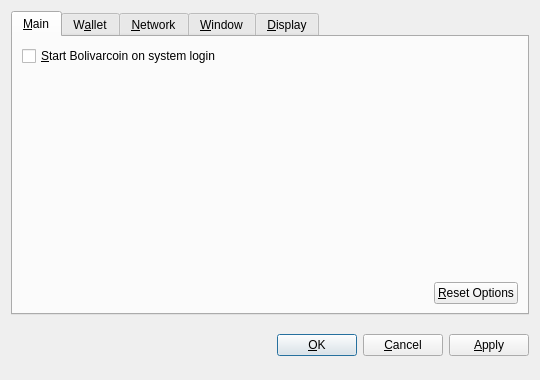
<?xml version="1.0" encoding="UTF-8"?>
<ui version="4.0">
 <class>OptionsDialog</class>
 <widget class="QDialog" name="OptionsDialog">
  <property name="geometry">
   <rect>
    <x>0</x>
    <y>0</y>
    <width>540</width>
    <height>380</height>
   </rect>
  </property>
  <property name="windowTitle">
   <string>Options</string>
  </property>
  <property name="modal">
   <bool>true</bool>
  </property>
  <layout class="QVBoxLayout" name="verticalLayout">
   <item>
    <widget class="QTabWidget" name="tabWidget">
     <property name="tabPosition">
      <enum>QTabWidget::North</enum>
     </property>
     <property name="currentIndex">
      <number>0</number>
     </property>
     <widget class="QWidget" name="tabMain">
      <attribute name="title">
       <string>&amp;Main</string>
      </attribute>
      <layout class="QVBoxLayout" name="verticalLayout_Main">
       <item>
        <widget class="QCheckBox" name="bitcoinAtStartup">
         <property name="toolTip">
          <string>Automatically start Bolivarcoin after logging in to the system.</string>
         </property>
         <property name="text">
          <string>&amp;Start Bolivarcoin on system login</string>
         </property>
        </widget>
       </item>
       <item>
        <spacer name="verticalSpacer_Main">
         <property name="orientation">
          <enum>Qt::Vertical</enum>
         </property>
         <property name="sizeHint" stdset="0">
          <size>
           <width>20</width>
           <height>40</height>
          </size>
         </property>
        </spacer>
       </item>
       <item>
        <layout class="QHBoxLayout" name="horizontalLayout_2_Main">
         <item>
          <spacer name="horizontalSpacer_2_Main">
           <property name="orientation">
            <enum>Qt::Horizontal</enum>
           </property>
           <property name="sizeHint" stdset="0">
            <size>
             <width>40</width>
             <height>20</height>
            </size>
           </property>
          </spacer>
         </item>
         <item>
          <widget class="QPushButton" name="resetButton">
           <property name="toolTip">
            <string>Reset all client options to default.</string>
           </property>
           <property name="text">
            <string>&amp;Reset Options</string>
           </property>
           <property name="autoDefault">
            <bool>false</bool>
           </property>
          </widget>
         </item>
        </layout>
       </item>
      </layout>
     </widget>
     <widget class="QWidget" name="tabWallet">
      <attribute name="title">
       <string>W&amp;allet</string>
      </attribute>
      <layout class="QVBoxLayout" name="verticalLayout_Network">
       <item>
        <widget class="QLabel" name="transactionFeeInfoLabel">
         <property name="text">
          <string>Optional transaction fee per kB that helps make sure your transactions are processed quickly. Most transactions are 1 kB.</string>
         </property>
         <property name="textFormat">
          <enum>Qt::PlainText</enum>
         </property>
         <property name="wordWrap">
          <bool>true</bool>
         </property>
        </widget>
       </item>
       <item>
        <layout class="QHBoxLayout" name="horizontalLayout_1_Main">
         <item>
          <widget class="QLabel" name="transactionFeeLabel">
           <property name="text">
            <string>Pay transaction &amp;fee</string>
           </property>
           <property name="textFormat">
            <enum>Qt::PlainText</enum>
           </property>
           <property name="buddy">
            <cstring>transactionFee</cstring>
           </property>
          </widget>
         </item>
         <item>
          <widget class="BitcoinAmountField" name="transactionFee"/>
         </item>
         <item>
          <spacer name="horizontalSpacer_1_Main">
           <property name="orientation">
            <enum>Qt::Horizontal</enum>
           </property>
           <property name="sizeHint" stdset="0">
            <size>
             <width>40</width>
             <height>20</height>
            </size>
           </property>
          </spacer>
         </item>
        </layout>
       </item>
       <item>
        <widget class="QLabel" name="label">
         <property name="text">
          <string>If you disable the spending of unconfirmed change, the change from a transaction cannot be used until that transaction has at least one confirmation. This also affects how your balance is computed.</string>
         </property>
         <property name="wordWrap">
          <bool>true</bool>
         </property>
        </widget>
       </item>
       <item>
        <widget class="QCheckBox" name="spendZeroConfChange">
         <property name="text">
          <string>Spend unconfirmed change  (experts only)</string>
         </property>
        </widget>
       </item>
       <item>
        <spacer name="verticalSpacer">
         <property name="orientation">
          <enum>Qt::Vertical</enum>
         </property>
         <property name="sizeHint" stdset="0">
          <size>
           <width>20</width>
           <height>40</height>
          </size>
         </property>
        </spacer>
       </item>
      </layout>
     </widget>
     <widget class="QWidget" name="tabNetwork">
      <attribute name="title">
       <string>&amp;Network</string>
      </attribute>
      <layout class="QVBoxLayout" name="verticalLayout_Network">
       <item>
        <widget class="QCheckBox" name="mapPortUpnp">
         <property name="toolTip">
          <string>Automatically open the Bolivarcoin client port on the router. This only works when your router supports UPnP and it is enabled.</string>
         </property>
         <property name="text">
          <string>Map port using &amp;UPnP</string>
         </property>
        </widget>
       </item>
       <item>
        <widget class="QCheckBox" name="connectSocks">
         <property name="toolTip">
          <string>Connect to the Bolivarcoin network through a SOCKS proxy (e.g. when connecting through Tor).</string>
         </property>
         <property name="text">
          <string>&amp;Connect through SOCKS proxy:</string>
         </property>
        </widget>
       </item>
       <item>
        <layout class="QHBoxLayout" name="horizontalLayout_Network">
         <item>
          <widget class="QLabel" name="proxyIpLabel">
           <property name="text">
            <string>Proxy &amp;IP:</string>
           </property>
           <property name="textFormat">
            <enum>Qt::PlainText</enum>
           </property>
           <property name="buddy">
            <cstring>proxyIp</cstring>
           </property>
          </widget>
         </item>
         <item>
          <widget class="QValidatedLineEdit" name="proxyIp">
           <property name="maximumSize">
            <size>
             <width>140</width>
             <height>16777215</height>
            </size>
           </property>
           <property name="toolTip">
            <string>IP address of the proxy (e.g. 127.0.0.1)</string>
           </property>
          </widget>
         </item>
         <item>
          <widget class="QLabel" name="proxyPortLabel">
           <property name="text">
            <string>&amp;Port:</string>
           </property>
           <property name="textFormat">
            <enum>Qt::PlainText</enum>
           </property>
           <property name="buddy">
            <cstring>proxyPort</cstring>
           </property>
          </widget>
         </item>
         <item>
          <widget class="QLineEdit" name="proxyPort">
           <property name="maximumSize">
            <size>
             <width>55</width>
             <height>16777215</height>
            </size>
           </property>
           <property name="toolTip">
            <string>Port of the proxy (e.g. 9050)</string>
           </property>
          </widget>
         </item>
         <item>
          <widget class="QLabel" name="socksVersionLabel">
           <property name="text">
            <string>SOCKS &amp;Version:</string>
           </property>
           <property name="textFormat">
            <enum>Qt::PlainText</enum>
           </property>
           <property name="buddy">
            <cstring>socksVersion</cstring>
           </property>
          </widget>
         </item>
         <item>
          <widget class="QValueComboBox" name="socksVersion">
           <property name="toolTip">
            <string>SOCKS version of the proxy (e.g. 5)</string>
           </property>
          </widget>
         </item>
         <item>
          <spacer name="horizontalSpacer_Network">
           <property name="orientation">
            <enum>Qt::Horizontal</enum>
           </property>
           <property name="sizeHint" stdset="0">
            <size>
             <width>40</width>
             <height>20</height>
            </size>
           </property>
          </spacer>
         </item>
        </layout>
       </item>
       <item>
        <spacer name="verticalSpacer_Network">
         <property name="orientation">
          <enum>Qt::Vertical</enum>
         </property>
         <property name="sizeHint" stdset="0">
          <size>
           <width>20</width>
           <height>40</height>
          </size>
         </property>
        </spacer>
       </item>
      </layout>
     </widget>
     <widget class="QWidget" name="tabWindow">
      <attribute name="title">
       <string>&amp;Window</string>
      </attribute>
      <layout class="QVBoxLayout" name="verticalLayout_Window">
       <item>
        <widget class="QCheckBox" name="minimizeToTray">
         <property name="toolTip">
          <string>Show only a tray icon after minimizing the window.</string>
         </property>
         <property name="text">
          <string>&amp;Minimize to the tray instead of the taskbar</string>
         </property>
        </widget>
       </item>
       <item>
        <widget class="QCheckBox" name="minimizeOnClose">
         <property name="toolTip">
          <string>Minimize instead of exit the application when the window is closed. When this option is enabled, the application will be closed only after selecting Quit in the menu.</string>
         </property>
         <property name="text">
          <string>M&amp;inimize on close</string>
         </property>
        </widget>
       </item>
       <item>
        <spacer name="verticalSpacer_Window">
         <property name="orientation">
          <enum>Qt::Vertical</enum>
         </property>
         <property name="sizeHint" stdset="0">
          <size>
           <width>20</width>
           <height>40</height>
          </size>
         </property>
        </spacer>
       </item>
      </layout>
     </widget>
     <widget class="QWidget" name="tabDisplay">
      <attribute name="title">
       <string>&amp;Display</string>
      </attribute>
      <layout class="QVBoxLayout" name="verticalLayout_Display">
       <item>
        <layout class="QHBoxLayout" name="horizontalLayout_1_Display">
         <item>
          <widget class="QLabel" name="langLabel">
           <property name="text">
            <string>User Interface &amp;language:</string>
           </property>
           <property name="textFormat">
            <enum>Qt::PlainText</enum>
           </property>
           <property name="buddy">
            <cstring>lang</cstring>
           </property>
          </widget>
         </item>
         <item>
          <widget class="QValueComboBox" name="lang">
           <property name="toolTip">
            <string>The user interface language can be set here. This setting will take effect after restarting Bolivarcoin.</string>
           </property>
          </widget>
         </item>
        </layout>
       </item>
       <item>
        <layout class="QHBoxLayout" name="horizontalLayout_2_Display">
         <item>
          <widget class="QLabel" name="unitLabel">
           <property name="text">
            <string>&amp;Unit to show amounts in:</string>
           </property>
           <property name="textFormat">
            <enum>Qt::PlainText</enum>
           </property>
           <property name="buddy">
            <cstring>unit</cstring>
           </property>
          </widget>
         </item>
         <item>
          <widget class="QValueComboBox" name="unit">
           <property name="toolTip">
            <string>Choose the default subdivision unit to show in the interface and when sending coins.</string>
           </property>
          </widget>
         </item>
        </layout>
       </item>
       <item>
        <widget class="QCheckBox" name="displayAddresses">
         <property name="toolTip">
          <string>Whether to show Bolivarcoin addresses in the transaction list or not.</string>
         </property>
         <property name="text">
          <string>&amp;Display addresses in transaction list</string>
         </property>
        </widget>
       </item>
       <item>
        <widget class="QCheckBox" name="coinControlFeatures">
         <property name="toolTip">
          <string>Whether to show coin control features or not.</string>
         </property>
         <property name="text">
          <string>Display coin &amp;control features (experts only!)</string>
         </property>
        </widget>
       </item>
       <item>
        <spacer name="verticalSpacer_Display">
         <property name="orientation">
          <enum>Qt::Vertical</enum>
         </property>
         <property name="sizeHint" stdset="0">
          <size>
           <width>20</width>
           <height>40</height>
          </size>
         </property>
        </spacer>
       </item>
      </layout>
     </widget>
    </widget>
   </item>
   <item>
    <layout class="QHBoxLayout" name="horizontalLayout_Buttons">
     <item>
      <spacer name="horizontalSpacer_1">
       <property name="orientation">
        <enum>Qt::Horizontal</enum>
       </property>
       <property name="sizeHint" stdset="0">
        <size>
         <width>40</width>
         <height>48</height>
        </size>
       </property>
      </spacer>
     </item>
     <item>
      <widget class="QLabel" name="statusLabel">
       <property name="font">
        <font>
         <weight>75</weight>
         <bold>true</bold>
        </font>
       </property>
       <property name="text">
        <string/>
       </property>
       <property name="textFormat">
        <enum>Qt::PlainText</enum>
       </property>
       <property name="wordWrap">
        <bool>true</bool>
       </property>
      </widget>
     </item>
     <item>
      <spacer name="horizontalSpacer_2">
       <property name="orientation">
        <enum>Qt::Horizontal</enum>
       </property>
       <property name="sizeHint" stdset="0">
        <size>
         <width>40</width>
         <height>48</height>
        </size>
       </property>
      </spacer>
     </item>
     <item>
      <widget class="QPushButton" name="okButton">
       <property name="text">
        <string>&amp;OK</string>
       </property>
      </widget>
     </item>
     <item>
      <widget class="QPushButton" name="cancelButton">
       <property name="text">
        <string>&amp;Cancel</string>
       </property>
       <property name="autoDefault">
        <bool>false</bool>
       </property>
      </widget>
     </item>
     <item>
      <widget class="QPushButton" name="applyButton">
       <property name="text">
        <string>&amp;Apply</string>
       </property>
       <property name="autoDefault">
        <bool>false</bool>
       </property>
      </widget>
     </item>
    </layout>
   </item>
  </layout>
 </widget>
 <customwidgets>
  <customwidget>
   <class>BitcoinAmountField</class>
   <extends>QSpinBox</extends>
   <header>bitcoinamountfield.h</header>
  </customwidget>
  <customwidget>
   <class>QValueComboBox</class>
   <extends>QComboBox</extends>
   <header>qvaluecombobox.h</header>
  </customwidget>
  <customwidget>
   <class>QValidatedLineEdit</class>
   <extends>QLineEdit</extends>
   <header>qvalidatedlineedit.h</header>
  </customwidget>
 </customwidgets>
 <resources/>
 <connections/>
</ui>
